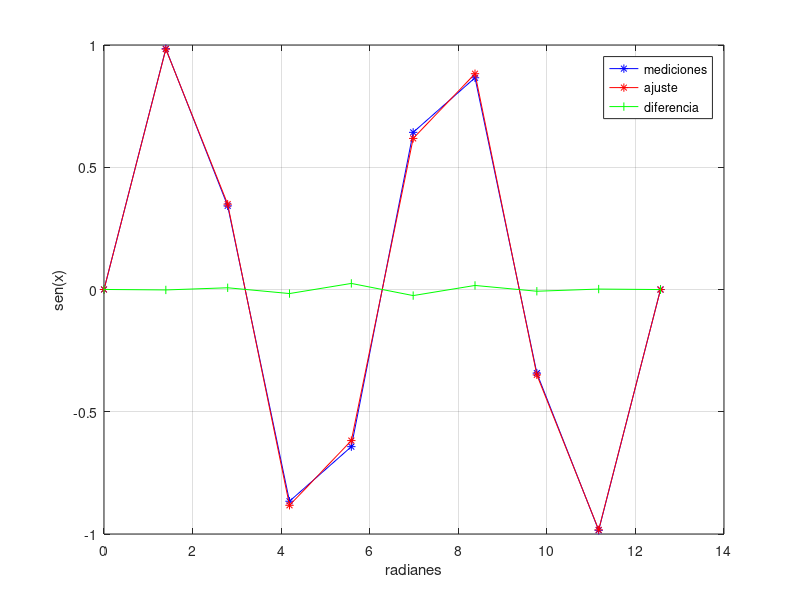
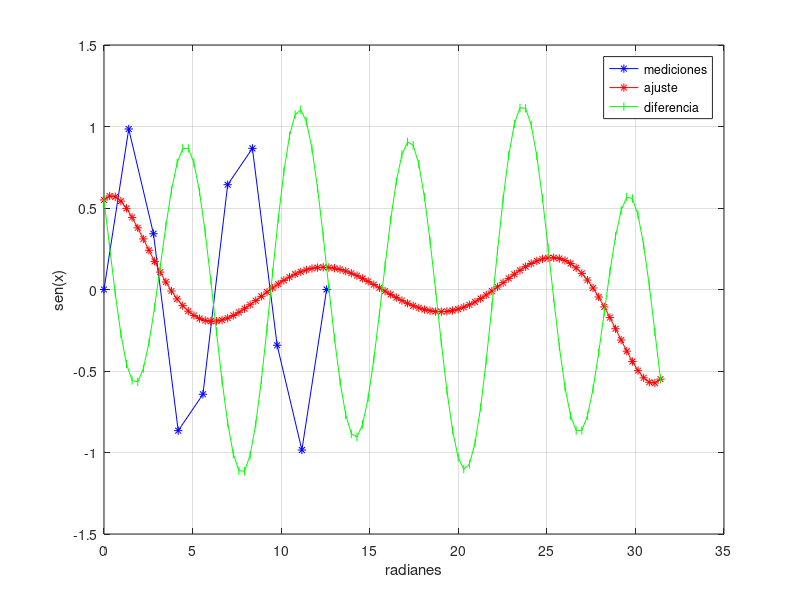
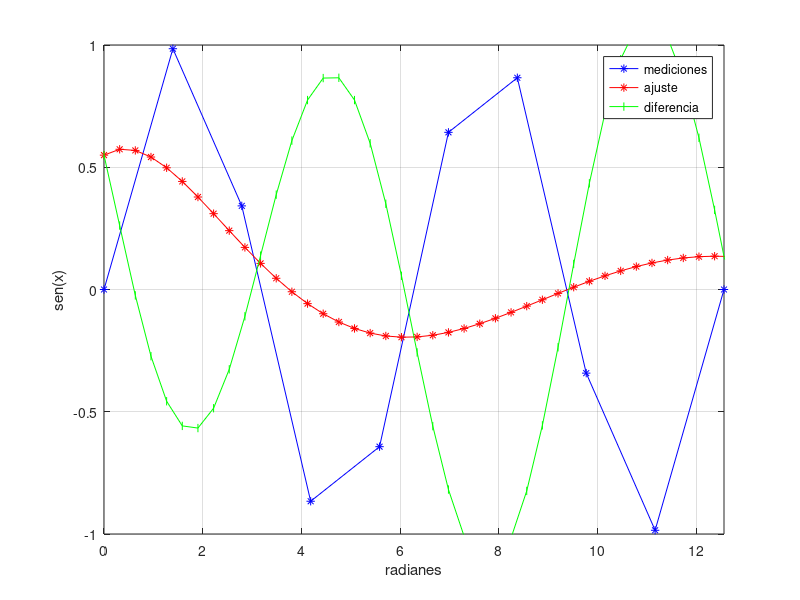

The MATLAB source for these figures, in order:
clc
close all

x = linspace(0,4*pi,10);
y = sin(x);

poli = polyfit(x,y,7);
y2 = polyval(poli,x);

x2 = linspace(0,10*pi,100);
ny = sin(x2);
poli2 = polyfit(x2,ny,7);
y3 = polyval(poli2,x2);

error = y2 - y;
error2 = y3-ny;

figure
box on
grid on
hold on
plot(x,y,'-b*')
plot(x,y2,'-r*')
plot(x,error,'-g|')
legend('mediciones','ajuste','diferencia')
ylabel('sen(x)')
xlabel('radianes')

figure
box on
grid on
hold on
plot(x,y,'-b*')
plot(x2,y3,'-r*')
plot(x2,error2,'-g|')
legend('mediciones','ajuste','diferencia')
ylabel('sen(x)')
xlabel('radianes')

figure
box on
grid on
hold on
plot(x,y,'-b*')
plot(x2,y3,'-r*')
plot(x2,error2,'-g|')
legend('mediciones','ajuste','diferencia')
ylabel('sen(x)')
xlabel('radianes')
axis([0 4*pi -1 1])